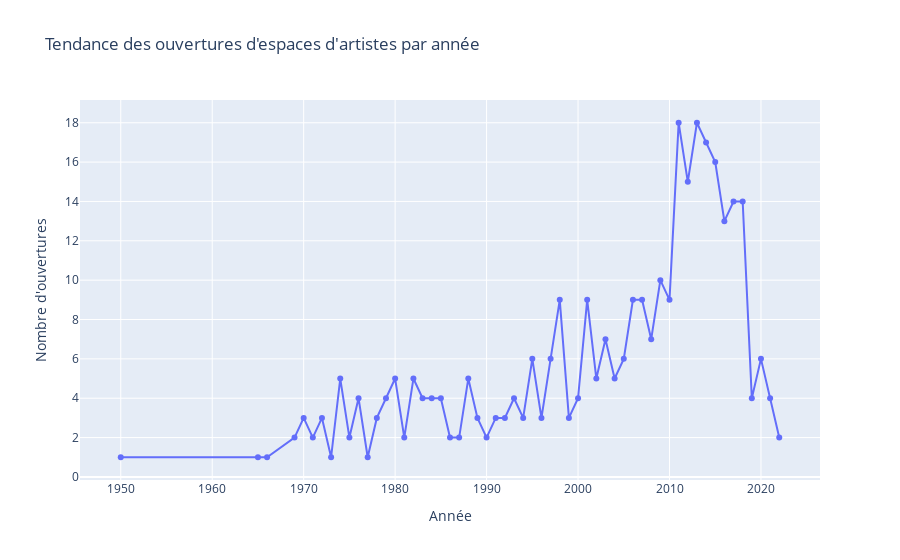

Notebook source saved alongside this figure:
### Markdown cell above
### Tendance des ouvertures d\'espaces d\'artistes par année

### Code cell
import pandas as pd
import plotly.express as px

# Charger les données
donnees= pd.read_excel('../../../Donnees/fichier_traduit.xlsx')


# Supprimer les valeurs NaN avant la conversion
donnees = donnees[donnees['date_ouverture'].notna()]

# Convertir les valeurs en entiers et en datetime
donnees['date_ouverture'] = pd.to_datetime(donnees['date_ouverture'].astype(int).astype(str), format='%Y', errors='coerce')

# Compter le nombre d'ouvertures par année
ouvertures_par_annee = donnees['date_ouverture'].dt.year.value_counts().sort_index()

# Créer un DataFrame pour la visualisation
df_ouvertures = pd.DataFrame({
    'Année': ouvertures_par_annee.index,
    'Nombre d\'ouvertures': ouvertures_par_annee.values
})

# Créer un graphique en courbes interactif
fig = px.line(df_ouvertures, x='Année', y='Nombre d\'ouvertures',
              title='Tendance des ouvertures d\'espaces d\'artistes par année',
              markers=True)

# Afficher le graphique
fig.show()

### Figure 1 — Plotly figure (JSON) as saved in the notebook; plotly's stock layout.template omitted (floating-point values rounded to 4 significant figures)
{"data": [{"hovertemplate": "Année=%{x}<br>Nombre d'ouvertures=%{y}<extra></extra>", "legendgroup": "", "line": {"color": "#636efa", "dash": "solid"}, "marker": {"symbol": "circle"}, "mode": "lines+markers", "name": "", "orientation": "v", "showlegend": false, "type": "scatter", "x": [1950, 1965, 1966, 1969, 1970, 1971, 1972, 1973, 1974, 1975, 1976, 1977, 1978, 1979, 1980, 1981, 1982, 1983, 1984, 1985, 1986, 1987, 1988, 1989, 1990, 1991, 1992, 1993, 1994, 1995, 1996, 1997, 1998, 1999, 2000, 2001, 2002, 2003, 2004, 2005, 2006, 2007, 2008, 2009, 2010, 2011, 2012, 2013, 2014, 2015, 2016, 2017, 2018, 2019, 2020, 2021, 2022], "xaxis": "x", "y": [1, 1, 1, 2, 3, 2, 3, 1, 5, 2, 4, 1, 3, 4, 5, 2, 5, 4, 4, 4, 2, 2, 5, 3, 2, 3, 3, 4, 3, 6, 3, 6, 9, 3, 4, 9, 5, 7, 5, 6, 9, 9, 7, 10, 9, 18, 15, 18, 17, 16, 13, 14, 14, 4, 6, 4, 2], "yaxis": "y"}], "layout": {"legend": {"tracegroupgap": 0}, "title": {"text": "Tendance des ouvertures d'espaces d'artistes par année"}, "xaxis": {"anchor": "y", "domain": [0, 1], "title": {"text": "Année"}}, "yaxis": {"anchor": "x", "domain": [0, 1], "title": {"text": "Nombre d'ouvertures"}}}}
